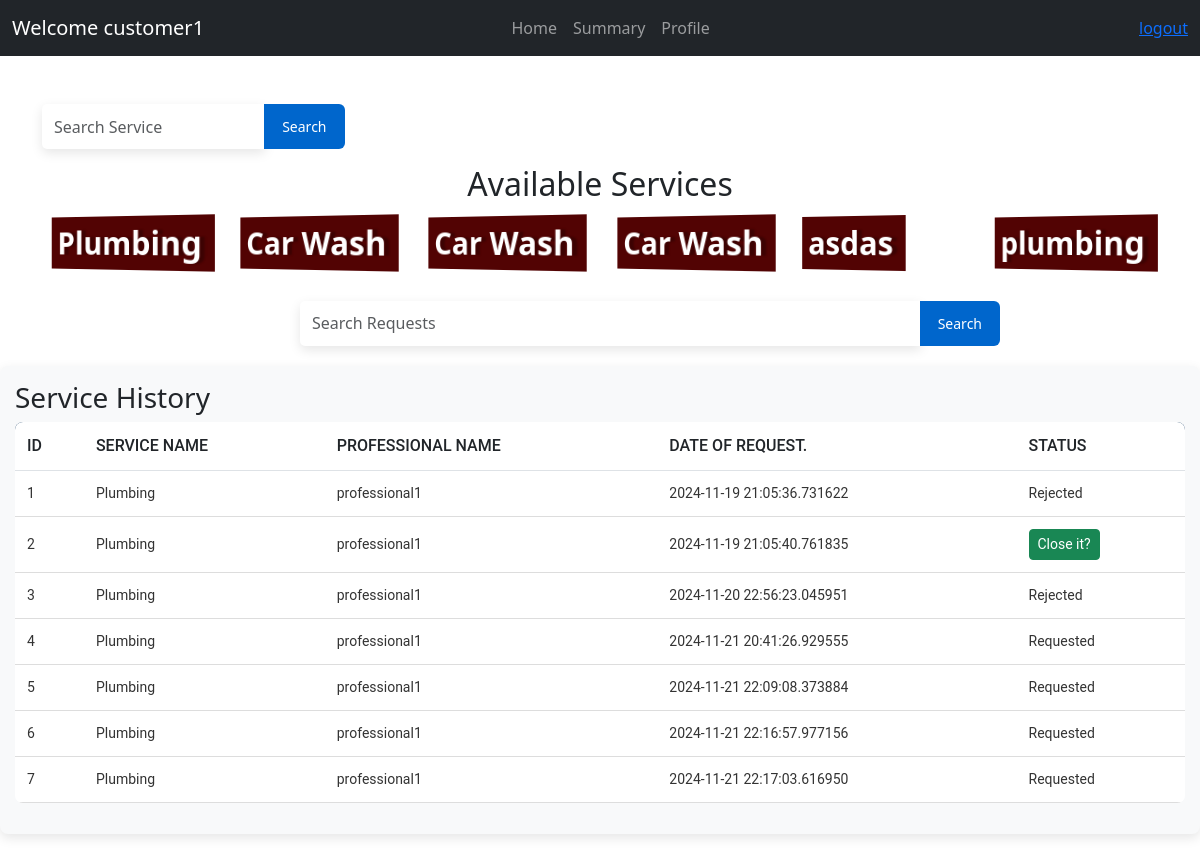
/user/2, run on the app's committed database.
### application/models.py (models this page shows)
class Customer(db.Model):
    id=db.Column(db.Integer, primary_key=True)
    user_id = db.Column(db.Integer, db.ForeignKey('user.id'), nullable = False)
    user = db.relationship('User', back_populates='customer')
    fullname= db.Column(db.String(80))
    address= db.Column(db.String(200))
    pincode=db.Column(db.Integer)

class ServiceRequest(db.Model):
    id = db.Column(db.Integer, primary_key=True)
    customer_name = db.Column(db.String(150))
    professional_name = db.Column(db.String(150))
    service_name = db.Column(db.String(150))
    service_id = db.Column(db.Integer, db.ForeignKey('service.id'), nullable=False)
    customer_id = db.Column(db.Integer, db.ForeignKey('user.id'), nullable=False)
    professional_id = db.Column(db.Integer, db.ForeignKey('professional.id'))
    date_of_request = db.Column(db.DateTime)
    date_of_completion = db.Column(db.DateTime)
    status = db.Column(db.String(25), default="requested")
    remarks = db.Column(db.String(250))

### application/controllers.py (the view)
@app.route('/user/<int:id>', methods=['GET','POST'])
def customer(id):
   user=Customer.query.filter_by(user_id=id).first()
   services=Service.query.all()
   service_request=ServiceRequest.query.filter_by(customer_id=id)
   return render_template('c_dash.html',user=user, services=services, service_request=service_request)

### templates/c_dash.html (shortened to what this page needs)
<!DOCTYPE html>
<html lang="en">
<head>
    <link href="https://cdn.jsdelivr.net/npm/bootstrap@5.3.0-alpha1/dist/css/bootstrap.min.css" rel="stylesheet">
    <link rel="stylesheet" href="/static/customer_dash.css">
</head>
<body>
    <nav class="navbar navbar-expand-lg navbar-dark bg-dark">
        <div class="container-fluid">
            <a class="navbar-brand" href="#">Welcome {{user.fullname}}</a>
            <div class="collapse navbar-collapse" id="navbarNav" >
                <ul class="navbar-nav ms-auto" style="display: flex; justify-content: center; width: 100%; padding-right: 15%;" >
                    <li class="nav-item"><a class="nav-link" href="/user/{{user.user_id}}">Home</a></li>
                    <li class="nav-item"><a class="nav-link" href="/summary">Summary</a></li>
                    <li class="nav-item"><a class="nav-link" href="/profile/{{user.user_id}}">Profile</a></li>
                </ul>
            </div>
            <div class="nav-link" style="display: flex;">
                <a href="/logout">logout</a>
            </div>
        </div>
    </nav>
    <div class="container mt-5">
        <div>
            <form action="/search_service/{{user.user_id}}" style="display: flex; justify-content: center;">
                <div class="input-group mb-3" >
                    <input style="max-width:20%; " name="result" type="text" class="form-control" placeholder="Search Service" aria-label="Recipient's username" aria-describedby="button-addon2">
                    <button class="btn btn-outline-secondary" type="submit" id="button-addon2">Search</button>
                </div>
             </form>
        </div>
        <h2 style="padding-bottom: 5px;display: flex ; justify-content: center;">Available Services</h2>
        <div class="row g-3">
            {% for service in services %}
            <div class="col-md-2">
                <a href="/service/{{service.id}}/{{user.user_id}}" >
                    <button class="button-92" role="button">{{service.name}} </button></a>
            </div>
            {% endfor %}
        </div>
    </div>
     <form action="/search_req/{{user.user_id}}">
        <div class="input-group mb-3" style="padding-left: 300px; padding-right: 200px; padding-top: 30px;">
            <input name="result" type="text" class="form-control" placeholder="Search Requests" aria-label="Recipient's username" aria-describedby="button-addon2">
            <button class="btn btn-outline-secondary" type="submit" id="button-addon2">Search</button>
        </div>
     </form>
    <div class="tableMain">
        <h3>Service History</h3>
        <table class="table">
            <thead>
                <tr>
                    <th>ID</th>
                    <th>Service Name</th>
                    <th>Professional Name</th>
                    <th>Date of Request.</th>
                    <th>Status</th>
                </tr>
            </thead>
            <tbody>
                {% for service in service_request %}
                <tr>
                    <td>{{ service.id }}</td>
                    <td>{{ service.service_name }}</td>
                    <td>{{ service.professional_name }}</td>
                    <td>{{ service.date_of_request }}</td>
                    <td>
                        {% if service.status == 'closed' %}
                        Closed
                        {% elif service.status == 'rejected' %}
                        Rejected
                        {% elif service.status == 'requested' %}
                         Requested
                        {% else %}
                        <a href="/service_remarks/{{ service.id }}" class="btn btn-sm btn-success">Close it?</a>
                        {% endif %}
                    </td>
                </tr>
                {% endfor %}
            </tbody>
        </table>
    </div>
</body>
</html>

### static/customer_dash.css (style rules this page uses)
.input-group .form-control { border: none; box-shadow: 0 4px 12px rgba(0, 0, 0, 0.1); border-radius: 5px; outline: none; transition: box-shadow 0.3s ease; }
.input-group .btn { border: none; background-color: #0066cc; color: white; padding: 12px 18px; font-size: 14px; cursor: pointer; transition: background-color 0.3s ease; }
.tableMain { width: 100%; overflow-x: auto; margin: 20px 0; padding: 15px; background-color: #f8f9fa; border-radius: 8px; box-shadow: 0 4px 12px rgba(0, 0, 0, 0.1); }
.table { width: 100%; border-collapse: collapse; font-family: 'Roboto', sans-serif; text-align: left; background-color: white; border-radius: 8px; overflow: hidden; }
.table thead { background-color: #012a52; color: white; font-size: 16px; text-transform: uppercase; }
.table thead th { padding: 12px; font-weight: 500; }
.table tbody tr { border-bottom: 1px solid #ddd; transition: background-color 0.2s ease; }
.table tbody td, .table tbody th { padding: 12px; font-size: 14px; color: #333; }
.table tbody td { vertical-align: middle; }
.button-92 { --c: #fff; background: linear-gradient(90deg, #0000 33%, #fff5, #0000 67%) var(--_p,100%)/300% no-repeat, #520303; color: #0000; border: none; transform: perspective(500px) rotateY(calc(20deg*var(--_i,-1))); text-shadow: calc(var(--_i,-1)* 0.08em) -.01em 0 var(--c), calc(var(--_i,-1)*-0.08em) .01em 2px #0004; outline-offset: .1em; transition: 0.3s; }
.button-92 { font-weight: bold; font-size: 2rem; margin: 0; cursor: pointer; padding: .1em .3em; }

### data on the page
Customer: fullname "customer1"
ServiceRequest: id "1", service_name "Plumbing", professional_name "professional1", date_of_request "2024-11-19 21:05:36.731622", status "Rejected"
ServiceRequest: id "2", service_name "Plumbing", professional_name "professional1", date_of_request "2024-11-19 21:05:40.761835"
ServiceRequest: id "3", service_name "Plumbing", professional_name "professional1", date_of_request "2024-11-20 22:56:23.045951", status "Rejected"
ServiceRequest: id "4", service_name "Plumbing", professional_name "professional1", date_of_request "2024-11-21 20:41:26.929555", status "Requested"
ServiceRequest: id "5", service_name "Plumbing", professional_name "professional1", date_of_request "2024-11-21 22:09:08.373884", status "Requested"
ServiceRequest: id "6", service_name "Plumbing", professional_name "professional1", date_of_request "2024-11-21 22:16:57.977156", status "Requested"
ServiceRequest: id "7", service_name "Plumbing", professional_name "professional1", date_of_request "2024-11-21 22:17:03.616950", status "Requested"
